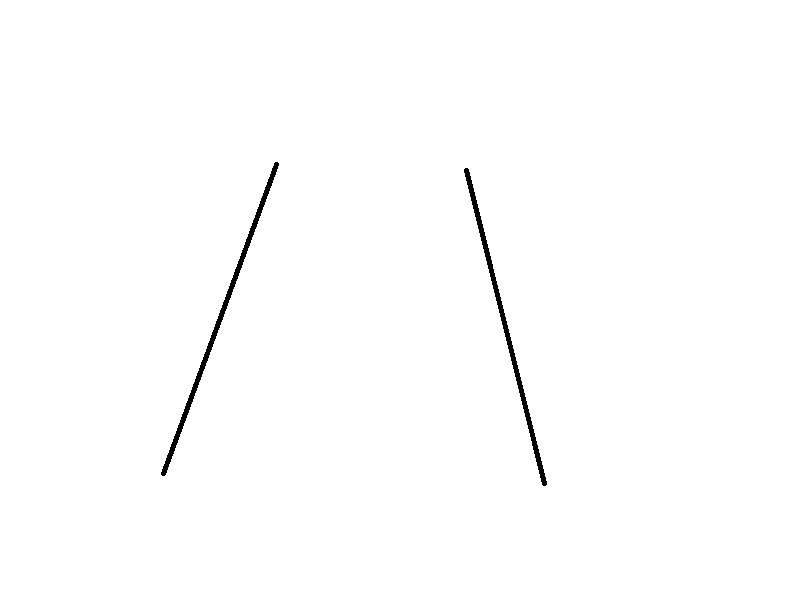
#> input picture 2b_lines.jpg, 800 x 600 px
$ python -i GTA5_05-Hough_line.py   (imports and definitions only)
#> lines starting #> are read from the running program, lines starting #| are printed output that depends on the picture; after the words box and inside, x2 and y2 are one past the last pixel; in counts of white or black regions, pixels touching at a corner belong together
#> further down, picture is the input picture: shape (600, 800, 3); min 0, max 255, mean 253.3
#!/usr/bin/env python
# -*- coding: utf-8 -*-
import numpy as np
from PIL import ImageGrab
import cv2
import time
import functools
# import pyautogui


def timeit(func):
    @functools.wraps(func)
    def wrapper(*args, **kwargs):
        start_time = time.time()
        func(*args, **kwargs)
        elapsed_time = time.time() - start_time
        print('function [{}] finished in {} ms'.format(
            func.__name__, int(elapsed_time * 1000)))
    return wrapper


def draw_lines(img, lines):
    try:
        for line in lines:
            coords = line[0]
            cv2.line(img=img, pt1=(coords[0], coords[1]), pt2=(coords[2], coords[3]), color=(255, 1, 1), thickness=3)
    except:
        pass


def roi(img, vertices):
    mask = np.zeros_like(img)
    cv2.fillPoly(mask, vertices, 255)
    masked = cv2.bitwise_and(img, mask)
    return masked


def process_img(image):
    # convert to gray
    processed_img = cv2.cvtColor(image, cv2.COLOR_BGR2GRAY)
    # edge detection
    processed_img = cv2.GaussianBlur(processed_img, (5, 5), 0)
    processed_img = cv2.Canny(image=processed_img, threshold1=200, threshold2=300)
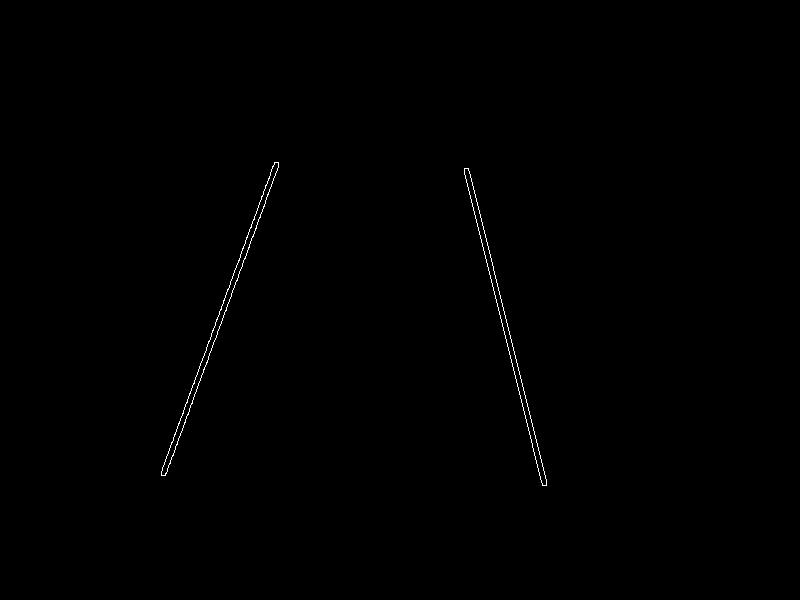
#> processed_img: shape (600, 800); 0.27% white in thin lines or dots, all inside (x1, y1, x2, y2) = (161, 162, 547, 486)

    vertices = np.array([[[10, 500], [10, 300], [300, 200], [500, 200], [800, 300], [800, 500]], ], np.int32)
    processed_img = roi(processed_img, vertices=vertices)
#> in roi, `cv2.fillPoly(mask, vertices, 255)`:
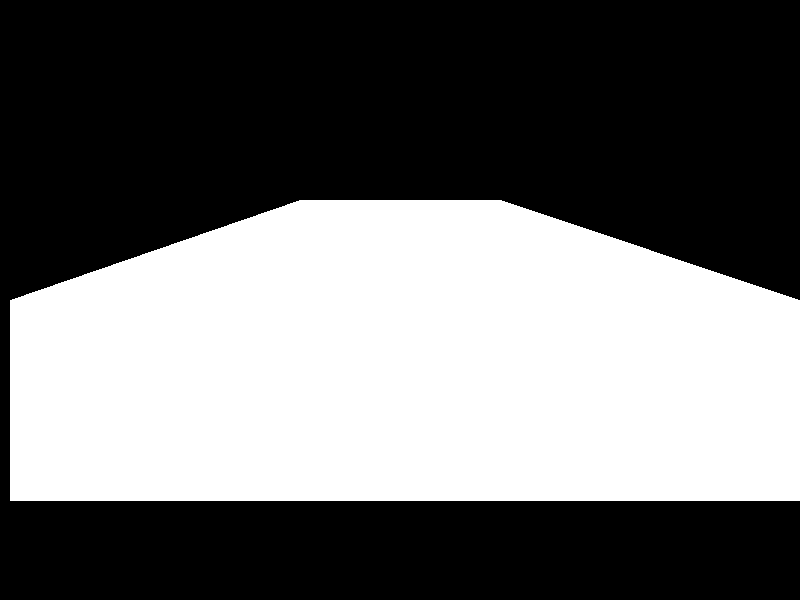
#> mask: shape (600, 800); 43.4% white; 1 white region, box (x1, y1, x2, y2) and area: (10, 200, 800, 501) 208240
#> in roi, `masked = cv2.bitwise_and(img, mask)`: masked: shape (600, 800); 0.24% white in thin lines or dots, all inside (x1, y1, x2, y2) = (161, 200, 547, 486)
    processed_img = cv2.GaussianBlur(src=processed_img, ksize=(5, 5), sigmaX=0)
    lines = cv2.HoughLinesP(image=processed_img, rho=1, theta=np.pi/180, threshold=50, lines=np.array([]), minLineLength=100, maxLineGap=5)
#> lines = 22 rows, first 6: [166, 477, 263, 211], [159, 470, 258, 212], [471, 198, 548, 487], [159, 475, 260, 211], [469, 198, 541, 487], [470, 198, 542, 487]
    # print(lines)
    '''
    [[[534 378 563 406]]
     [[735 315 773 328]]
     [[544 386 566 408]]
     ...
     [[146 262 161 248]]]
    '''
    draw_lines(processed_img, lines)
#> the loop in draw_lines, `for line in lines:` made 22 passes
#> coords on passes 1 to 12: [166, 477, 263, 211], [159, 470, 258, 212], [471, 198, 548, 487], [159, 475, 260, 211], [469, 198, 541, 487], [470, 198, 542, 487], [478, 198, 548, 481], [167, 476, 263, 212], [160, 477, 262, 211], [472, 198, 547, 478], [169, 440, 255, 214], [469, 202, 540, 487]
#> after the loop in draw_lines, `for line in lines:`:
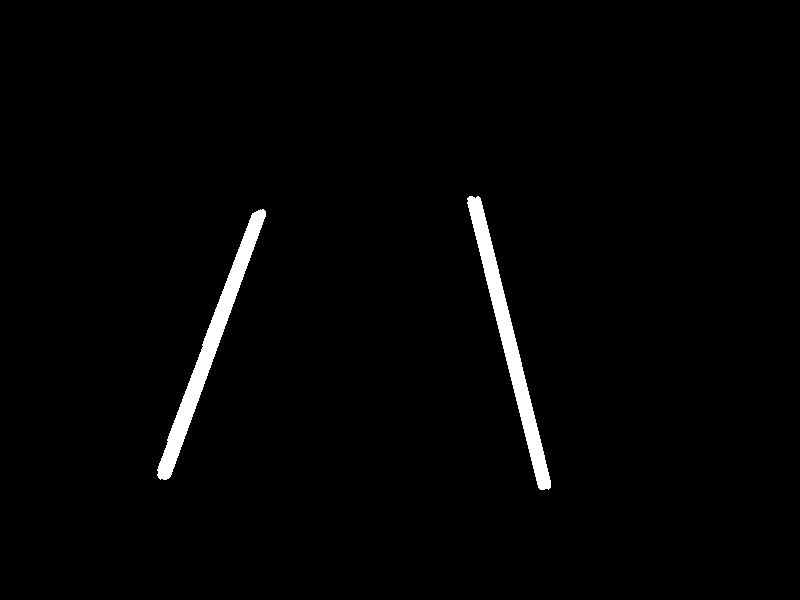
#> img: shape (600, 800); 1.8% white; 2 white regions, box (x1, y1, x2, y2) and area: (157, 209, 266, 480) 4267, (467, 196, 551, 490) 4265

    return processed_img


def screen_record():
    while True:
        last_time = time.time()
        print_screen = np.array(ImageGrab.grab(bbox=(0, 40, 800, 640)))
        new_screen = process_img(print_screen)
        print('Loop takes {} s'.format('%.4f' % (time.time() - last_time)))

        cv2.imshow('window', new_screen)
        if cv2.waitKey(25) & 0xFF == ord('q'):
            cv2.destroyAllWindows()
            break


# [3 lines not run here, left out]

>>> import cv2
>>> picture = cv2.imread('2b_lines.jpg')
>>> result = process_img(picture)
